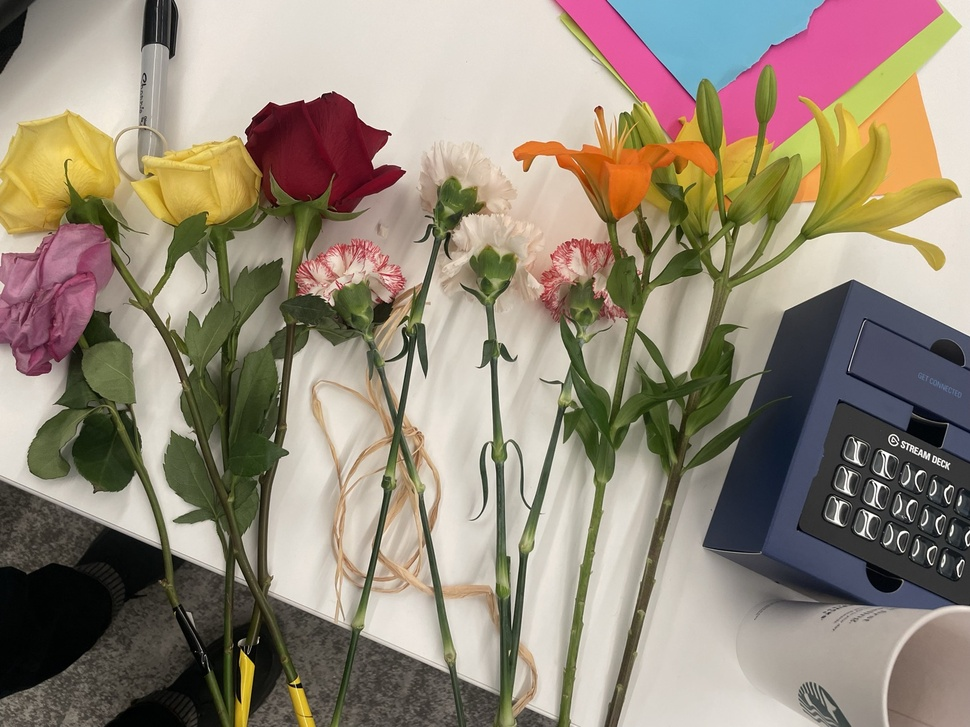
#> input picture vision/data/group_9599.jpg, 970 x 727 px, shrunk from 1600 x 1200 before the run
$ python -i cutout.py   (imports and definitions only)   (older library calls are emulated)
#> lines starting #> are read from the running program, lines starting #| are printed output that depends on the picture; after the words box and inside, x2 and y2 are one past the last pixel; in counts of white or black regions, pixels touching at a corner belong together
#> further down, picture is the input picture: shape (727, 970, 3); mean B, G, R 120.4, 136.7, 148.6
"""Cut a single flower (stem and bloom) off a plain white table, and find its bloom.

Flower = anything that is not table: the table is bright and unsaturated, with soft shadows.
Bloom = the flower minus foliage (green stems and leaves). White carnations are found as the
non-green part of the flower near the stem's end, so they don't depend on colour.
"""
import cv2
import numpy as np

TEXTURE = 18.0


def flower_mask(bgr):
    hsv = cv2.cvtColor(bgr, cv2.COLOR_BGR2HSV)
#> hsv: shape (727, 970, 3); mean H, S, V 40.8, 70.5, 152.7
    h, s, v = cv2.split(hsv)
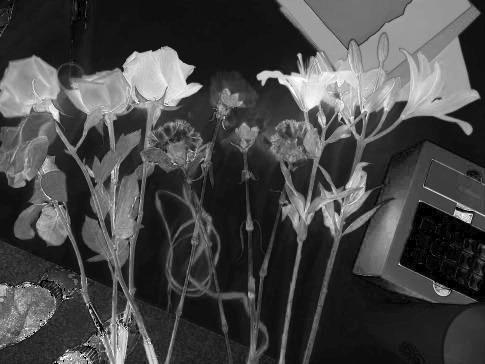
#> s: shape (727, 970) (shown at 1/2 size); min 0, max 255, mean 70.5
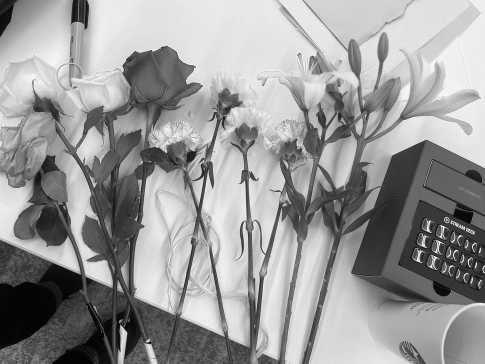
#> v: shape (727, 970) (shown at 1/2 size); min 0, max 255, mean 152.7
    table = cv2.GaussianBlur(v, (0, 0), 25)  # local table brightness, follows shadows
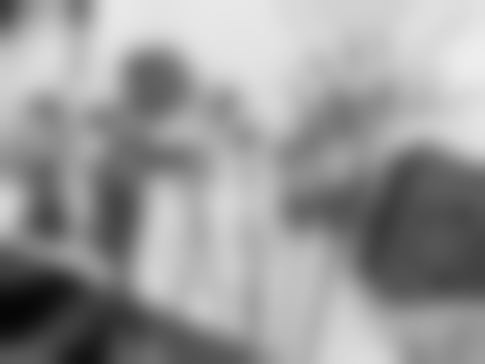
#> table: shape (727, 970) (shown at 1/2 size); min 6, max 237, mean 152.7
    not_table = (s > 45) | (v < table.astype(np.int16) - 28)
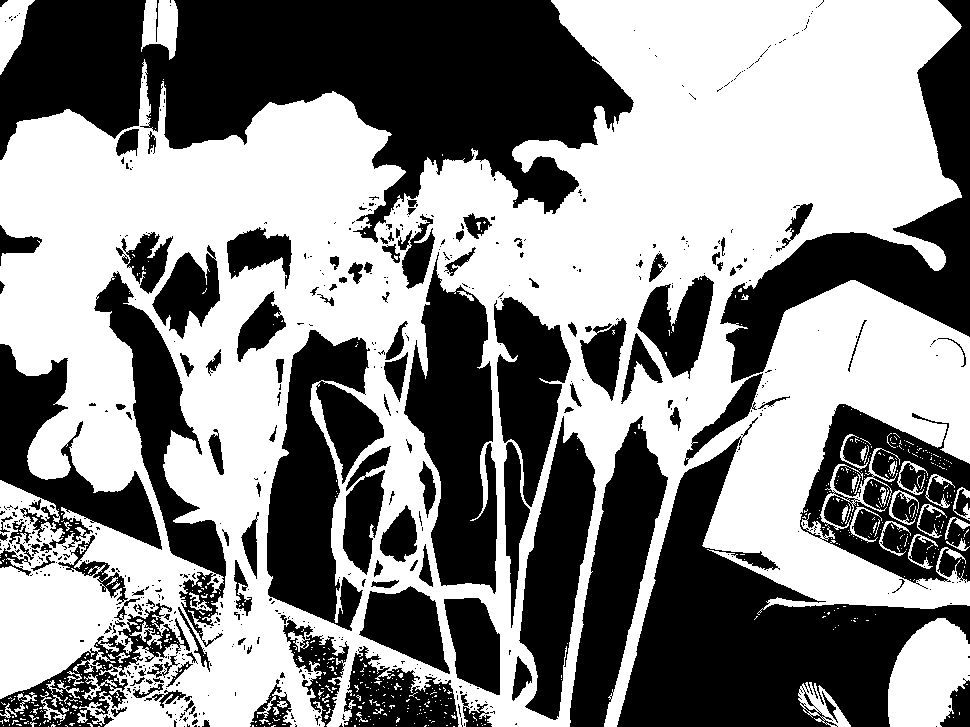
#> not_table: shape (727, 970) bool; 53.8% white; 611 black regions (475 under 20 px), largest, box (x1, y1, x2, y2) and area: (0, 0, 634, 243) 79909, (617, 417, 970, 727) 42665, (720, 0, 970, 383) 24120
    m = cv2.morphologyEx(not_table.astype(np.uint8) * 255, cv2.MORPH_OPEN, np.ones((3, 3), np.uint8))
#> m: shape (727, 970); 52.1% white; 269 black regions (188 under 20 px), largest, box (x1, y1, x2, y2) and area: (0, 0, 634, 289) 82719, (617, 417, 970, 727) 43261, (0, 271, 226, 727) 38262
    m = cv2.morphologyEx(m, cv2.MORPH_CLOSE, np.ones((9, 9), np.uint8))
#> m: shape (727, 970); 55.5% white; 58 black regions, largest, box (x1, y1, x2, y2) and area: (0, 0, 632, 224) 79794, (618, 450, 970, 727) 42080, (692, 0, 970, 449) 25508
    n, lab, stats, _ = cv2.connectedComponentsWithStats(m)
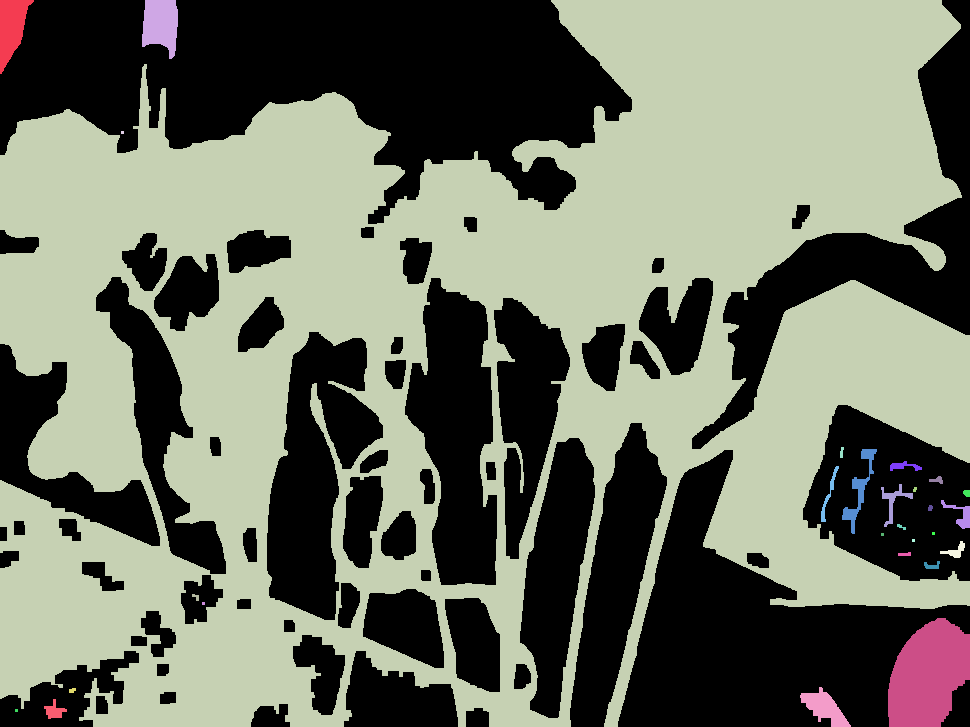
#> lab: shape (727, 970) int32; 29 distinct labels, from 0 to 28; one colour per label, 0 black
#> n = 29; stats = 29 rows, first 6: [0, 0, 970, 727, 314064], [0, 0, 34, 74, 1433], [142, 0, 36, 59, 1608], [0, 0, 970, 727, 377929], [121, 131, 3, 3, 9], [840, 447, 4, 11, 32]
    if n < 2:
        return np.zeros_like(m)
    biggest = 1 + int(np.argmax(stats[1:, cv2.CC_STAT_AREA]))  # the flower; shadow streaks are separate blobs
#> biggest = 3
    flower = ((lab == biggest) * 255).astype(np.uint8)
#> flower: shape (727, 970); 53.6% white; 57 black regions, largest, box (x1, y1, x2, y2) and area: (0, 0, 632, 224) 82844, (618, 450, 970, 727) 50628, (692, 0, 970, 449) 25508
    # white petals match the table's colour but are ruffled: add strongly textured pixels right next to the flower
    edges = cv2.blur(np.abs(cv2.Laplacian(cv2.GaussianBlur(v, (3, 3), 0), cv2.CV_32F, ksize=3)), (11, 11))
    near = cv2.dilate(flower, np.ones((61, 61), np.uint8)) > 0
#> near: shape (727, 970) bool; 88.7% white; 8 black regions, largest, box (x1, y1, x2, y2) and area: (0, 0, 564, 129) 43457, (655, 586, 970, 727) 29522, (851, 455, 970, 542) 6143
    ruffle = ((edges > TEXTURE) & near & (v > 150)).astype(np.uint8) * 255
#> ruffle: shape (727, 970); 15.6% white; 374 white regions (252 under 20 px), largest, box (x1, y1, x2, y2) and area: (355, 0, 722, 693) 34512, (102, 34, 411, 295) 9659, (267, 330, 394, 629) 7995
    ruffle = cv2.morphologyEx(ruffle, cv2.MORPH_CLOSE, np.ones((9, 9), np.uint8))
#> ruffle: shape (727, 970); 20.6% white; 95 white regions (48 under 20 px), largest, box (x1, y1, x2, y2) and area: (226, 0, 965, 727) 99004, (0, 34, 411, 575) 30543, (599, 478, 683, 727) 3011
    return cv2.bitwise_or(flower, ruffle)
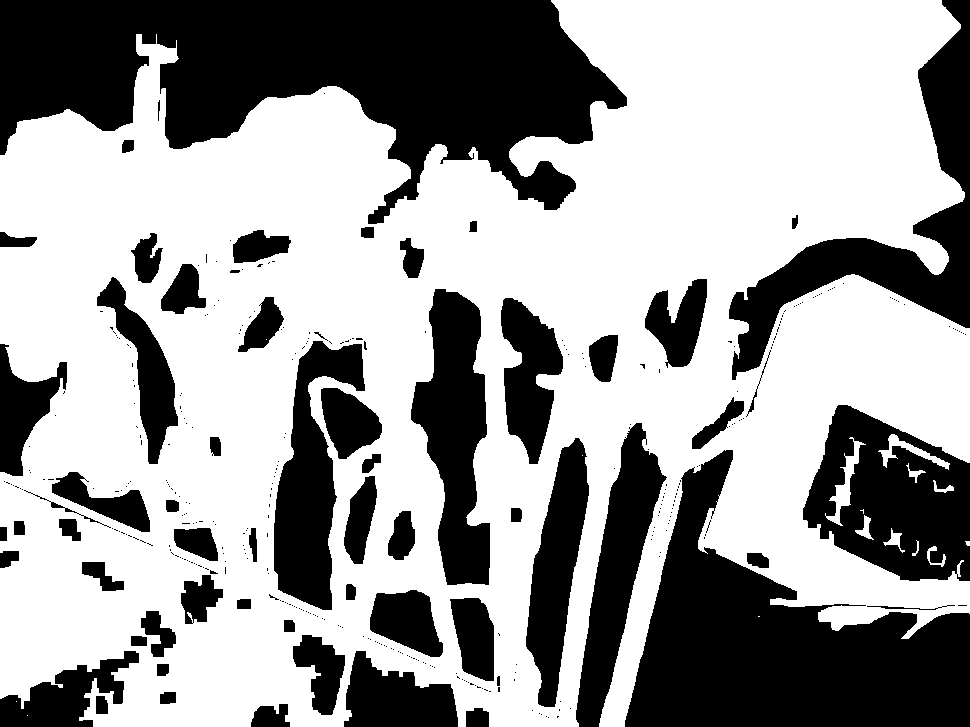
#> returned value: shape (727, 970); 61.7% white; 381 black regions (318 under 20 px), largest, box (x1, y1, x2, y2) and area: (0, 0, 627, 224) 76746, (625, 450, 970, 727) 46793, (729, 0, 970, 380) 20146


# [14 lines left out: function bloom_mask, not called in this run]

>>> import cv2
>>> picture = cv2.imread('data/group_9599.jpg')
>>> result = flower_mask(picture)

$ run again, on vision/data/test_group_9607.jpg
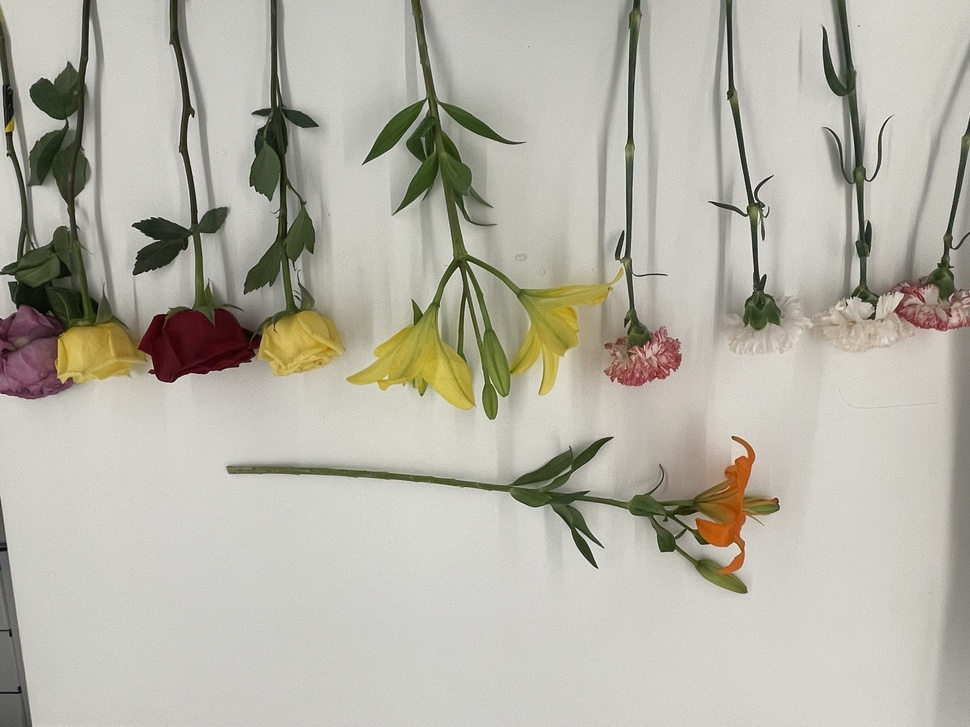
#> input picture vision/data/test_group_9607.jpg, 970 x 727 px, shrunk from 1600 x 1200 before the run
#> picture is the input picture: shape (727, 970, 3); mean B, G, R 167.4, 178.7, 181.1
#> hsv: shape (727, 970, 3); mean H, S, V 30.1, 26.9, 181.9
#> not_table: shape (727, 970) bool; 17.7% white; 178 white regions (165 under 20 px), largest, box (x1, y1, x2, y2) and area: (0, 0, 348, 399) 50566, (345, 0, 682, 420) 33840, (226, 435, 780, 594) 15651
#> in flower_mask, `n, lab, stats, _ = cv2.connectedComponentsWithStats(m)`:
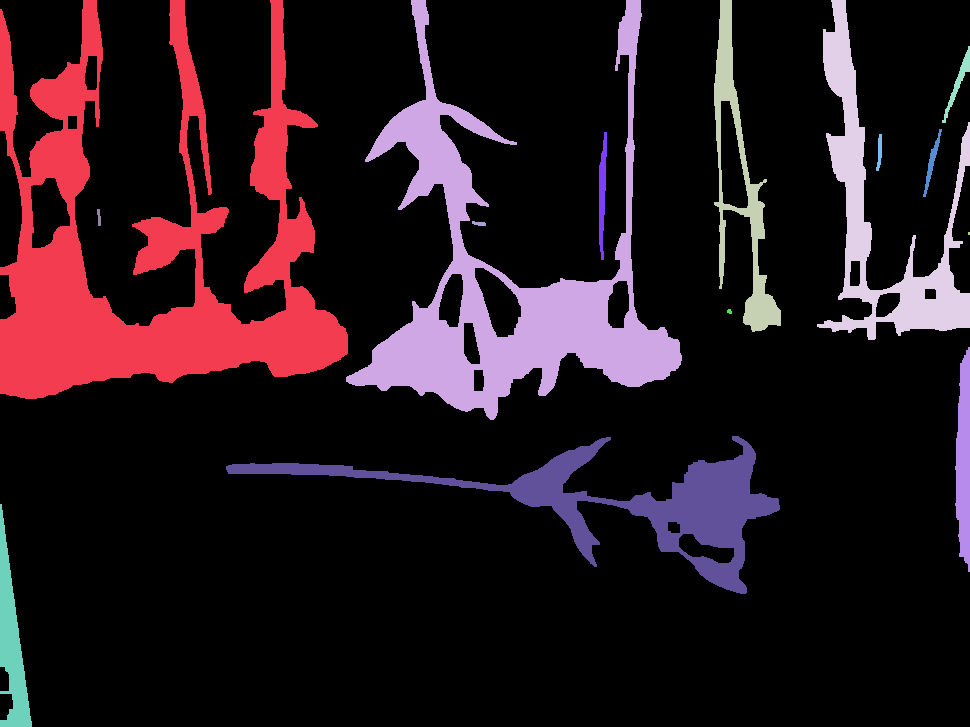
#> lab: shape (727, 970) int32; 16 distinct labels, from 0 to 15; one colour per label, 0 black
#> n = 16; stats = 16 rows, first 6: [0, 0, 970, 727, 574715], [0, 0, 348, 399, 52747], [346, 0, 336, 420, 35667], [714, 0, 67, 332, 5463], [817, 0, 153, 340, 12756], [942, 46, 28, 77, 418]
#> biggest = 1
#> flower: shape (727, 970); 7.5% white; 1 white region, box (x1, y1, x2, y2) and area: (0, 0, 348, 399) 52747
#> near: shape (727, 970) bool; 19.8% white; 1 white region, box (x1, y1, x2, y2) and area: (0, 0, 378, 429) 139398
#> in flower_mask, `return cv2.bitwise_or(flower, ruffle)`:
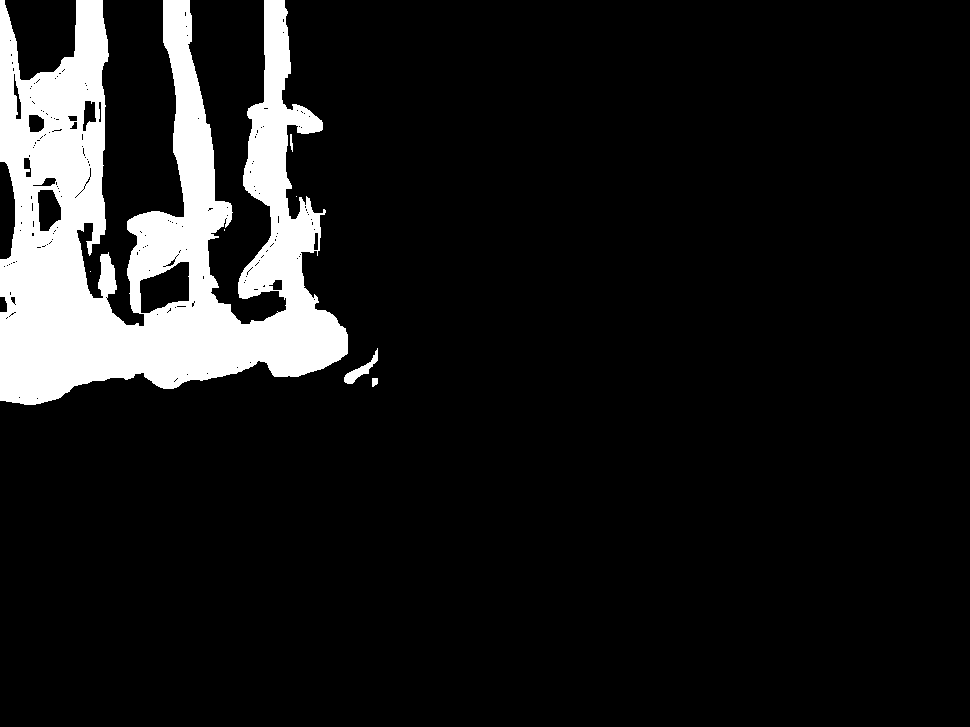
#> returned value: shape (727, 970); 10.5% white; 7 white regions (3 under 20 px), largest, box (x1, y1, x2, y2) and area: (0, 0, 348, 405) 73374, (344, 348, 378, 384) 336, (372, 378, 378, 387) 46, (290, 134, 293, 152) 37
